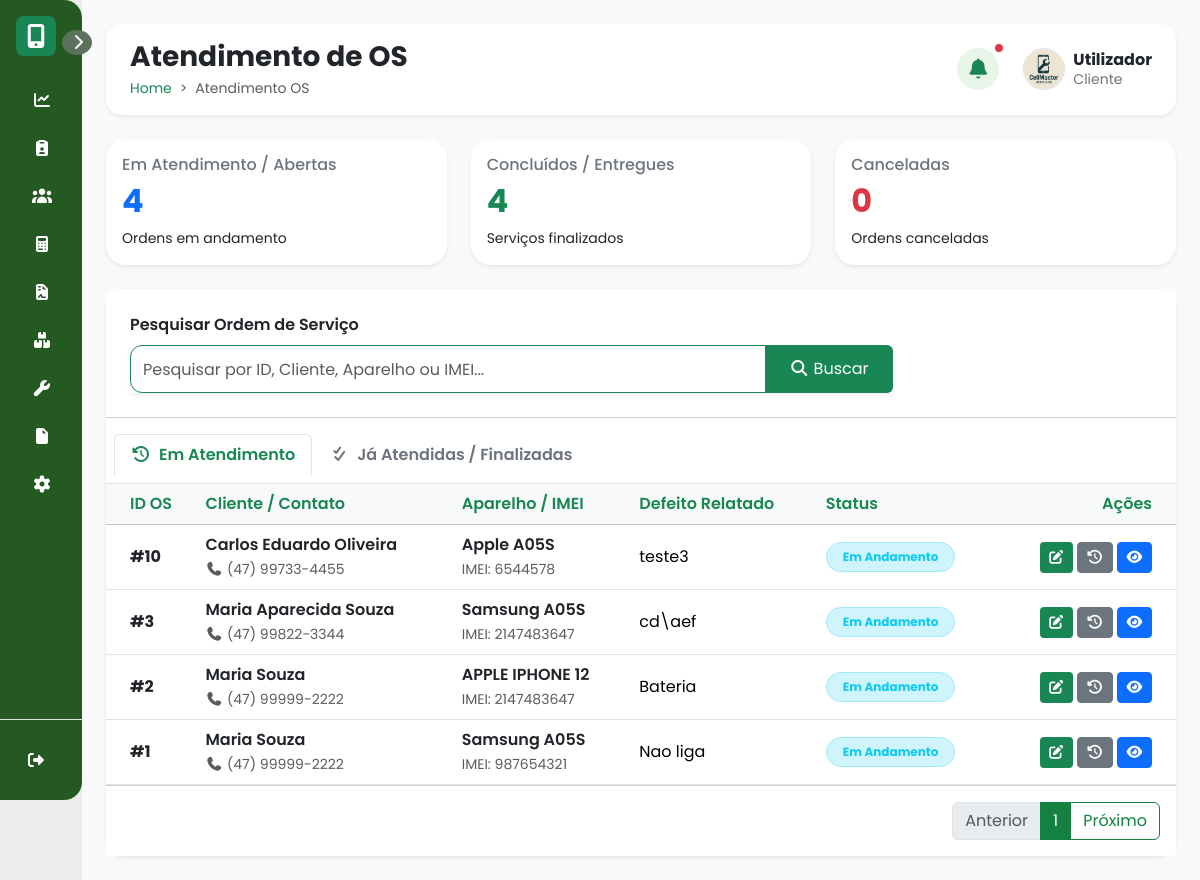
The app's page /php/atendimento_os.php with its own data.
### tables this page shows
CREATE TABLE `ordem_servico` (
  `idos` int(11) NOT NULL,
  `numero_os` varchar(20) DEFAULT NULL COMMENT 'Número de controle ou código visível da OS para o cliente.',
  `orcamento_idorcamento` int(11) NOT NULL COMMENT 'Chave estrangeira vinculando a OS ao orçamento de origem (se houver).',
  `cliente_idcliente` int(11) DEFAULT NULL COMMENT 'Chave estrangeira que identifica o cliente dono do equipamento/serviço.',
  `funcionario_idfuncionario` int(11) DEFAULT NULL COMMENT 'Chave estrangeira do funcionário responsável pelo atendimento ou abertura.',
  `data_abertura` date DEFAULT NULL COMMENT 'Data e hora em que a Ordem de Serviço foi aberta.',
  `data_fechamento` date DEFAULT NULL COMMENT 'Data e hora em que a Ordem de Serviço foi concluída/fechada.',
  `garantia_dias` int(11) DEFAULT 90 COMMENT 'Prazo de garantia do serviço prestado (em dias). Padrão: 90 dias.',
  `status_os` varchar(20) DEFAULT 'Aberta' COMMENT 'Situação atual da OS (Ex: Aberta, Em Andamento, Concluída, Cancelada).',
  `defeito_informado` text DEFAULT NULL COMMENT 'Relato do cliente sobre o problema apresentado pelo equipamento.',
  `laudo_tecnico` varchar(255) DEFAULT NULL COMMENT 'Diagnóstico detalhado constatado pelo técnico responsável.',
  `descricao_servico` text DEFAULT NULL COMMENT 'Descrição detalhada dos procedimentos e reparos realizados.',
  `observacoes_os` varchar(255) DEFAULT NULL COMMENT 'Anotações extras ou avisos importantes referentes à OS.',
  `valor_pecas` decimal(10,2) DEFAULT 0.00 COMMENT 'Custo total das peças utilizadas no reparo.',
  `valor_mao_obra` decimal(10,2) DEFAULT 0.00 COMMENT 'Custo referente apenas à mão de obra do serviço.',
  `desconto` decimal(10,2) DEFAULT 0.00 COMMENT 'Valor total concedido de desconto aplicado na OS.',
  `valor_final` decimal(10,2) DEFAULT 0.00 COMMENT 'Valor final a ser pago (Peças + Mão de obra - Desconto).'
);

CREATE TABLE `cliente` (
  `idcliente` int(11) NOT NULL COMMENT 'Identificador único do cliente. Chave primária da tabela.',
  `nome_clien` varchar(80) NOT NULL COMMENT 'Nome completo do cliente.',
  `endereco_clien` varchar(80) DEFAULT NULL COMMENT 'Endereço residencial ou comercial do cliente.',
  `cpf_clien` varchar(15) NOT NULL COMMENT 'Cadastro de Pessoa Física (CPF) do cliente.',
  `tel_clien` varchar(15) NOT NULL COMMENT 'Número de telefone para contato com o cliente.',
  `email_clien` varchar(85) NOT NULL COMMENT 'Endereço de e-mail do cliente.',
  `cargos_idcargos` int(11) NOT NULL DEFAULT 4 COMMENT 'Identificador do cargo vinculado ao cliente. Chave estrangeira para a tabela cargos.',
  `senha` varchar(255) NOT NULL COMMENT 'Senha criptografada (hash) utilizada para autenticação do cliente.',
  `data_cadastro` date NOT NULL COMMENT 'Data em que o cliente foi cadastrado no sistema.',
  `token_recuperacao` varchar(255) DEFAULT NULL,
  `token_expiracao` datetime DEFAULT NULL
);

CREATE TABLE `orcamento` (
  `idorcamento` int(11) NOT NULL COMMENT 'Identificador único do orçamento. Chave primária da tabela.',
  `cliente_idcliente` int(11) DEFAULT NULL COMMENT 'Identificador do cliente associado ao orçamento. Chave estrangeira para a tabela cliente.',
  `funcionario_idfuncionario` int(11) DEFAULT NULL COMMENT 'Identificador do funcionário responsável pela elaboração do orçamento. Chave estrangeira para a tabela funcionario.',
  `defeito` varchar(100) DEFAULT NULL COMMENT 'Descrição do defeito informado pelo cliente no equipamento.',
  `observacoes` varchar(100) DEFAULT NULL COMMENT 'Observações adicionais sobre o orçamento ou o equipamento.',
  `marca` varchar(20) NOT NULL COMMENT 'Marca do equipamento que será avaliado ou reparado.',
  `modelo` varchar(20) NOT NULL COMMENT 'Modelo do equipamento.',
  `imei` int(11) NOT NULL COMMENT 'Número de identificação (IMEI) do aparelho, quando aplicável.',
  `aprovado` varchar(10) DEFAULT NULL COMMENT 'Indica se o orçamento foi aprovado pelo cliente (Sim ou Não).',
  `valor_total` float DEFAULT NULL COMMENT 'Valor total do orçamento, considerando peças e serviços.',
  `data_dia` date DEFAULT NULL COMMENT 'Data de emissão ou criação do orçamento.',
  `status` varchar(15) DEFAULT NULL COMMENT 'Situação atual do orçamento (Pendente, Aprovado, Reprovado, Em andamento ou Finalizado).'
);

### php/atendimento_os.php (the view, shortened to what this page needs)
<?php
include("funcoes.php");
$pesquisa = trim($_GET['pesquisa'] ?? '');
$whereBase = " WHERE 1=1 ";
$sqlEmAndamento = "SELECT
                    os.idos, os.laudo_tecnico, os.valor_final, os.status_os, os.data_abertura,
                    c.nome_clien, c.tel_clien,
                    o.marca, o.modelo, o.imei, o.defeito
                   FROM ordem_servico os
                   LEFT JOIN cliente c ON os.cliente_idcliente = c.idcliente
                   LEFT JOIN orcamento o ON os.orcamento_idorcamento = o.idorcamento
                   {$whereBase} AND os.status_os IN ('Aberta', 'Em Andamento')
                   ORDER BY os.idos DESC";
$resultEmAndamento = $conn->query($sqlEmAndamento);
$totalEmAndamentoCard = $conn->query("SELECT COUNT(*) as total FROM ordem_servico WHERE status_os IN ('Aberta', 'Em Andamento')")->fetch_assoc()['total'] ?? 0;
$totalConcluidosCard  = $conn->query("SELECT COUNT(*) as total FROM ordem_servico WHERE status_os IN ('Concluído', 'Entregue')")->fetch_assoc()['total'] ?? 0;
$totalCanceladosCard  = $conn->query("SELECT COUNT(*) as total FROM ordem_servico WHERE status_os = 'Cancelada'")->fetch_assoc()['total'] ?? 0;
?>
<!DOCTYPE html>
<html lang="pt-br">
<head>
    <link href="https://cdn.jsdelivr.net/npm/bootstrap@5.3.3/dist/css/bootstrap.min.css" rel="stylesheet">
    <link rel="stylesheet" href="https://cdn.jsdelivr.net/npm/bootstrap-icons@1.11.3/font/bootstrap-icons.min.css">
    <link rel="stylesheet" href="https://cdnjs.cloudflare.com/ajax/libs/font-awesome/7.0.1/css/all.min.css">
    <link rel="stylesheet" href="../css/style.css">
</head>
<body class="bg-custom">
<div class="d-flex">
    <?php include ('sidebar.php'); ?>
    <main class="flex-grow-1 p-4 bg-light">
        <?php
            include 'header.php';
        ?>
        <div class="row g-4 mb-4">
            <div class="col-md-4">
                <div class="card shadow-sm border-0">
                    <div class="card-body">
                        <h6 class="text-secondary">Em Atendimento / Abertas</h6>
                        <h2 class="fw-bold text-primary"><?= $totalEmAndamentoCard ?></h2>
                        <small>Ordens em andamento</small>
                    </div>
                </div>
            </div>
            <div class="col-md-4">
                <div class="card shadow-sm border-0">
                    <div class="card-body">
                        <h6 class="text-secondary">Concluídos / Entregues</h6>
                        <h2 class="fw-bold text-success"><?= $totalConcluidosCard ?></h2>
                        <small>Serviços finalizados</small>
                    </div>
                </div>
            </div>
            <div class="col-md-4">
                <div class="card shadow-sm border-0">
                    <div class="card-body">
                        <h6 class="text-secondary">Canceladas</h6>
                        <h2 class="fw-bold text-danger"><?= $totalCanceladosCard ?></h2>
                        <small>Ordens canceladas</small>
                    </div>
                </div>
            </div>
        </div>
        <div class="card border-0 shadow-sm">
            <div class="card-header bg-white p-4">
                <form method="GET" action="atendimento_os.php" class="w-100">
                    <div class="row g-3 align-items-end">
                        <div class="col-lg-9">
                            <label class="form-label fw-semibold">Pesquisar Ordem de Serviço</label>
                            <div class="input-group shadow-sm">
                                <input type="text" name="pesquisa" id="inputPesquisa" class="form-control border-success" placeholder="Pesquisar por ID, Cliente, Aparelho ou IMEI..." value="<?= htmlspecialchars($pesquisa); ?>" autocomplete="off">
                                <button type="submit" class="btn btn-success px-4">
                                    <i class="fa-solid fa-magnifying-glass"></i> Buscar
                                </button>
                            </div>
                        </div>
                    </div>
                </form>
            </div>
            <div class="p-3 bg-white border-bottom">
                <ul class="nav nav-tabs card-header-tabs" id="osTab" role="tablist">
                    <li class="nav-item" role="presentation">
                        <button class="nav-link active fw-semibold text-success" id="andamento-tab" data-bs-toggle="tab" data-bs-target="#andamento-pane" type="button" role="tab">
                            <i class="fa-solid fa-clock-rotate-left me-2"></i>Em Atendimento
                        </button>
                    </li>
                    <li class="nav-item" role="presentation">
                        <button class="nav-link fw-semibold text-secondary" id="atendidas-tab" data-bs-toggle="tab" data-bs-target="#atendidas-pane" type="button" role="tab">
                            <i class="fa-solid fa-check-double me-2"></i>Já Atendidas / Finalizadas
                        </button>
                    </li>
                </ul>
            </div>
            <div class="tab-content" id="osTabContent">
                <div class="tab-pane fade show active" id="andamento-pane" role="tabpanel">
                    <div class="table-responsive">
                        <table class="table table-hover align-middle mb-0">
                            <thead class="table-light">
                                <tr>
                                    <th class="ps-4">ID OS</th>
                                    <th>Cliente / Contato</th>
                                    <th>Aparelho / IMEI</th>
                                    <th>Defeito Relatado</th>
                                    <th>Status</th>
                                    <th class="text-end pe-4">Ações</th>
                                </tr>
                            </thead>
                            <tbody>
                                <?php if ($resultEmAndamento && $resultEmAndamento->num_rows > 0): ?>
                                    <?php while ($os = $resultEmAndamento->fetch_assoc()): ?>
                                        <tr>
                                            <td class="ps-4 fw-bold text-dark">#<?= $os['idos']; ?></td>
                                            <td>
                                                <div class="fw-semibold text-dark"><?= htmlspecialchars($os['nome_clien'] ?? 'Cliente não informado'); ?></div>
                                                <small class="text-muted"><i class="fa-solid fa-phone me-1"></i><?= htmlspecialchars($os['tel_clien'] ?? 'N/A'); ?></small>
                                            </td>
                                            <td>
                                                <div class="fw-semibold text-dark"><?= htmlspecialchars(($os['marca'] ?? '') . ' ' . ($os['modelo'] ?? '')); ?></div>
                                                <small class="text-muted">IMEI: <?= htmlspecialchars($os['imei'] ?? 'N/A'); ?></small>
                                            </td>
                                            <td>
                                                <div class="text-truncate" style="max-width: 220px;" title="<?= htmlspecialchars($os['defeito'] ?? ''); ?>">
                                                    <?= htmlspecialchars($os['defeito'] ?? 'N/A'); ?>
                                                </div>
                                            </td>
                                            <td>
                                                <?php $badgeClass = ($os['status_os'] === 'Em Andamento') ? 'bg-info-subtle text-info border border-info-subtle' : 'bg-warning-subtle text-warning border border-warning-subtle'; ?>
                                                <span class="badge rounded-pill px-3 py-2 <?= $badgeClass; ?>"><?= htmlspecialchars($os['status_os']); ?></span>
                                            </td>
                                            <td class="text-end pe-4">
                                                <div class="d-flex justify-content-end gap-1">
                                                    <button type="button" class="btn btn-sm btn-success btn-atender-os"
                                                            data-idos="<?= $os['idos']; ?>"
                                                            data-laudo="<?= htmlspecialchars($os['laudo_tecnico'] ?? ''); ?>"
                                                            data-status="<?= htmlspecialchars($os['status_os']); ?>"
                                                            title="Atender / Editar OS">
                                                        <i class="fa-solid fa-pen-to-square"></i>
                                                    </button>
                                                    <button type="button" class="btn btn-sm btn-secondary btn-ver-historico"
                                                            data-idos="<?= $os['idos']; ?>"
                                                            title="Ver Histórico de Edição">
                                                        <i class="fa-solid fa-clock-rotate-left"></i>
                                                    </button>
                                                    <a href="visualizar_os.php?id=<?= $os['idos']; ?>" class="btn btn-sm btn-primary" title="Ver Detalhes">
                                                        <i class="fa-solid fa-eye"></i>
                                                    </a>
                                                </div>
                                            </td>
                                        </tr>
                                    <?php endwhile; ?>
                                <?php endif; ?>
                            </tbody>
                        </table>
                    </div>
                </div>
            </div>
            <div class="card-footer bg-white py-3">
                <nav>
                    <ul class="pagination justify-content-end mb-0">
                        <li class="page-item disabled"><a class="page-link" href="#">Anterior</a></li>
                        <li class="page-item active"><a class="page-link" href="#">1</a></li>
                        <li class="page-item"><a class="page-link" href="#">Próximo</a></li>
                    </ul>
                </nav>
            </div>
        </div>
    </main>
</div>
</body>
</html>

### css/style.css (style rules this page uses)
* { font-family: 'Poppins', sans-serif; }
body { min-height: 100vh; overflow-x: hidden; }
.bg-custom { background-color: #ececec; }
main { margin-left: 82px; width: calc(100% - 82px); padding: 30px; background: #f5f6f8; min-height: 100vh; transition: .5s; }
.card { border-radius: 20px !important; }
.form-control, .form-select { height: 48px; border-radius: 10px; }
.btn-success { background: #198754; border: none; }
.table th { color: #198754; font-weight: 600; }
.badge { padding: 8px 15px; border-radius: 20px; }
.table td, .table th { vertical-align: middle; }
.card-body { display: flex; flex-direction: column; justify-content: center; }
.page-link { color: #148041; border-color: #148041; }
.page-link:hover, .page-item.active .page-link { background-color: #148041; border-color: #148041; color: white; }
.form-control, .form-select { border-radius: 12px; }

### records on screen
ordem_servico: idos "10", cliente.nome_clien "Carlos Eduardo Oliveira", cliente.tel_clien "(47) 99733-4455", orcamento.marca+modelo "Apple A05S", orcamento.imei "6544578", orcamento.defeito "teste3", status_os "Em Andamento"
ordem_servico: idos "3", cliente.nome_clien "Maria Aparecida Souza", cliente.tel_clien "(47) 99822-3344", orcamento.marca+modelo "Samsung A05S", orcamento.imei "2147483647", orcamento.defeito "cd\\aef", status_os "Em Andamento"
ordem_servico: idos "2", cliente.nome_clien "Maria Souza", cliente.tel_clien "(47) 99999-2222", orcamento.marca+modelo "APPLE IPHONE 12", orcamento.imei "2147483647", orcamento.defeito "Bateria", status_os "Em Andamento"
ordem_servico: idos "1", cliente.nome_clien "Maria Souza", cliente.tel_clien "(47) 99999-2222", orcamento.marca+modelo "Samsung A05S", orcamento.imei "987654321", orcamento.defeito "Nao liga", status_os "Em Andamento"

### other values on screen
$tituloPagina "Atendimento de OS"
$breadcrumb "Atendimento OS"
$_SESSION['nome_func'] "Utilizador"
$cargoExibicao "Cliente"
$totalEmAndamentoCard "4"
$totalConcluidosCard "4"
$totalCanceladosCard "0"
